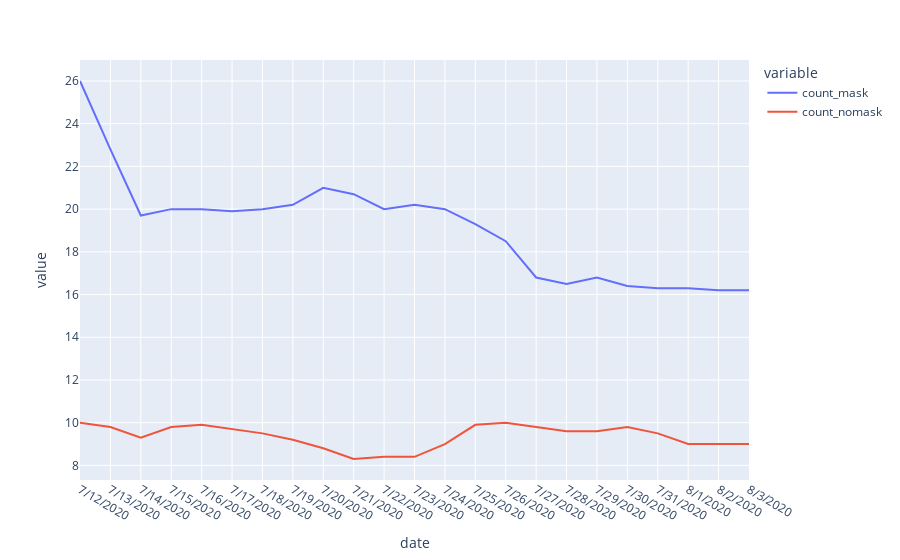

Source (notebook cell):
### Markdown cell above
3. Make a visualization of this data that is more accurate. Your visualization should more honestly tell the story.

               fig = pd.line(DF,x= ,y= )

   
5. What message is more clear in your visualization, compared to the one posted on twitter?
6. What, if any, useful information do these data and your visualization tell us about mask wearing and COVID? It’ll be difficult to set aside what you already know about mask wearing, but you should try to focus only on what this visualization tells. Feel free to also comment on whether that lines up with what you know about mask wearing.
7. Could there be confounding data? What can you actually say about the data as given?

### Code cell
fig = px.line(DF,x='date',y=['count_mask','count_nomask'])
fig.show()

### Figure 1 — Plotly figure (JSON) as saved in the notebook; plotly's stock layout.template omitted (floating-point values rounded to 4 significant figures)
{"data": [{"hovertemplate": "variable=count_mask<br>date=%{x}<br>value=%{y}<extra></extra>", "legendgroup": "count_mask", "line": {"color": "#636efa", "dash": "solid"}, "marker": {"symbol": "circle"}, "mode": "lines", "name": "count_mask", "orientation": "v", "showlegend": true, "type": "scatter", "x": ["7/12/2020", "7/13/2020", "7/14/2020", "7/15/2020", "7/16/2020", "7/17/2020", "7/18/2020", "7/19/2020", "7/20/2020", "7/21/2020", "7/22/2020", "7/23/2020", "7/24/2020", "7/25/2020", "7/26/2020", "7/27/2020", "7/28/2020", "7/29/2020", "7/30/2020", "7/31/2020", "8/1/2020", "8/2/2020", "8/3/2020"], "xaxis": "x", "y": [26.0, 22.8, 19.7, 20.0, 20.0, 19.9, 20.0, 20.2, 21.0, 20.7, 20.0, 20.2, 20.0, 19.3, 18.5, 16.8, 16.5, 16.8, 16.4, 16.3, 16.3, 16.2, 16.2], "yaxis": "y"}, {"hovertemplate": "variable=count_nomask<br>date=%{x}<br>value=%{y}<extra></extra>", "legendgroup": "count_nomask", "line": {"color": "#EF553B", "dash": "solid"}, "marker": {"symbol": "circle"}, "mode": "lines", "name": "count_nomask", "orientation": "v", "showlegend": true, "type": "scatter", "x": ["7/12/2020", "7/13/2020", "7/14/2020", "7/15/2020", "7/16/2020", "7/17/2020", "7/18/2020", "7/19/2020", "7/20/2020", "7/21/2020", "7/22/2020", "7/23/2020", "7/24/2020", "7/25/2020", "7/26/2020", "7/27/2020", "7/28/2020", "7/29/2020", "7/30/2020", "7/31/2020", "8/1/2020", "8/2/2020", "8/3/2020"], "xaxis": "x", "y": [10.0, 9.8, 9.3, 9.8, 9.9, 9.7, 9.5, 9.2, 8.8, 8.3, 8.4, 8.4, 9.0, 9.9, 10.0, 9.8, 9.6, 9.6, 9.8, 9.5, 9.0, 9.0, 9.0], "yaxis": "y"}], "layout": {"legend": {"title": {"text": "variable"}, "tracegroupgap": 0}, "margin": {"t": 60}, "xaxis": {"anchor": "y", "domain": [0, 1], "title": {"text": "date"}}, "yaxis": {"anchor": "x", "domain": [0, 1], "title": {"text": "value"}}}}
